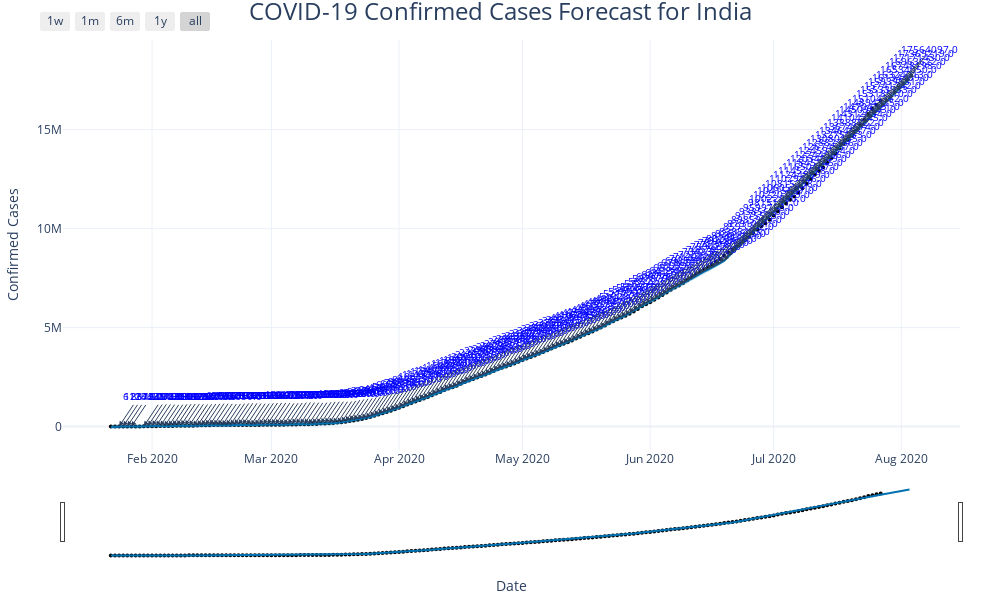

The notebook cell this image was saved under:
### Markdown cell above
Upgraded Plot

### Code cell
# Plotting the forecast using Plotly
fig_forecast = plot_plotly(model, forecast)

# Updating layout with more customization
fig_forecast.update_layout(
    title_text=f'COVID-19 Confirmed Cases Forecast for {country}',
    title_font_size=24,
    title_x=0.5,
    xaxis_title='Date',
    yaxis_title='Confirmed Cases',
    legend_title_text='Legend',
    width=1000,
    height=600,
    margin=dict(l=40, r=40, t=40, b=40),
    template='plotly_white'
)

# Adding annotations for better readability
annotations = []
for i in range(len(forecast)):
    if forecast['yhat'][i] > 0:
        annotations.append(
            go.layout.Annotation(
                x=forecast['ds'][i],
                y=forecast['yhat'][i],
                text=f"{round(forecast['yhat'][i], 0)}",
                showarrow=True,
                arrowhead=2,
                ax=20,
                ay=-30,
                font=dict(size=10, color='blue')
            )
        )

fig_forecast.update_layout(annotations=annotations)

# Displaying the forecast plot
fig_forecast.show()

### Figure 1 — Plotly figure (JSON) as saved in the notebook; plotly's stock layout.template omitted (floating-point values rounded to 4 significant figures; data arrays with more than 128 entries replaced by an {"elided": "..."} marker saying what was removed)
{"data": [{"marker": {"color": "black", "size": 4}, "mode": "markers", "name": "Actual", "type": "scatter", "x": {"elided": "188 str values"}, "y": {"elided": "188 int values"}}, {"hoverinfo": "skip", "line": {"width": 0}, "mode": "lines", "type": "scatter", "x": {"elided": "195 str values"}, "y": {"elided": "195 float values"}}, {"fill": "tonexty", "fillcolor": "rgba(0, 114, 178, 0.2)", "line": {"color": "#0072B2", "width": 2}, "mode": "lines", "name": "Predicted", "type": "scatter", "x": {"elided": "195 str values"}, "y": {"elided": "195 float values"}}, {"fill": "tonexty", "fillcolor": "rgba(0, 114, 178, 0.2)", "hoverinfo": "skip", "line": {"width": 0}, "mode": "lines", "type": "scatter", "x": {"elided": "195 str values"}, "y": {"elided": "195 float values"}}], "layout": {"annotations": [{"arrowhead": 2, "ax": 20, "ay": -30, "font": {"color": "blue", "size": 10}, "showarrow": true, "text": "6124.0", "x": "2020-01-24T00:00:00", "y": 6124.0}, {"arrowhead": 2, "ax": 20, "ay": -30, "font": {"color": "blue", "size": 10}, "showarrow": true, "text": "12379.0", "x": "2020-01-25T00:00:00", "y": 12380.0}, {"arrowhead": 2, "ax": 20, "ay": -30, "font": {"color": "blue", "size": 10}, "showarrow": true, "text": "8616.0", "x": "2020-01-26T00:00:00", "y": 8616.0}, {"arrowhead": 2, "ax": 20, "ay": -30, "font": {"color": "blue", "size": 10}, "showarrow": true, "text": "1942.0", "x": "2020-01-27T00:00:00", "y": 1942.0}, {"arrowhead": 2, "ax": 20, "ay": -30, "font": {"color": "blue", "size": 10}, "showarrow": true, "text": "11073.0", "x": "2020-01-30T00:00:00", "y": 11070.0}, {"arrowhead": 2, "ax": 20, "ay": -30, "font": {"color": "blue", "size": 10}, "showarrow": true, "text": "24943.0", "x": "2020-01-31T00:00:00", "y": 24940.0}, {"arrowhead": 2, "ax": 20, "ay": -30, "font": {"color": "blue", "size": 10}, "showarrow": true, "text": "31199.0", "x": "2020-02-01T00:00:00", "y": 31200.0}, {"arrowhead": 2, "ax": 20, "ay": -30, "font": {"color": "blue", "size": 10}, "showarrow": true, "text": "27435.0", "x": "2020-02-02T00:00:00", "y": 27430.0}, {"arrowhead": 2, "ax": 20, "ay": -30, "font": {"color": "blue", "size": 10}, "showarrow": true, "text": "20761.0", "x": "2020-02-03T00:00:00", "y": 20760.0}, {"arrowhead": 2, "ax": 20, "ay": -30, "font": {"color": "blue", "size": 10}, "showarrow": true, "text": "8811.0", "x": "2020-02-04T00:00:00", "y": 8811.0}, {"arrowhead": 2, "ax": 20, "ay": -30, "font": {"color": "blue", "size": 10}, "showarrow": true, "text": "17296.0", "x": "2020-02-05T00:00:00", "y": 17300.0}, {"arrowhead": 2, "ax": 20, "ay": -30, "font": {"color": "blue", "size": 10}, "showarrow": true, "text": "29892.0", "x": "2020-02-06T00:00:00", "y": 29890.0}, {"arrowhead": 2, "ax": 20, "ay": -30, "font": {"color": "blue", "size": 10}, "showarrow": true, "text": "43762.0", "x": "2020-02-07T00:00:00", "y": 43760.0}, {"arrowhead": 2, "ax": 20, "ay": -30, "font": {"color": "blue", "size": 10}, "showarrow": true, "text": "50018.0", "x": "2020-02-08T00:00:00", "y": 50020.0}, {"arrowhead": 2, "ax": 20, "ay": -30, "font": {"color": "blue", "size": 10}, "showarrow": true, "text": "46254.0", "x": "2020-02-09T00:00:00", "y": 46250.0}, {"arrowhead": 2, "ax": 20, "ay": -30, "font": {"color": "blue", "size": 10}, "showarrow": true, "text": "39580.0", "x": "2020-02-10T00:00:00", "y": 39580.0}, {"arrowhead": 2, "ax": 20, "ay": -30, "font": {"color": "blue", "size": 10}, "showarrow": true, "text": "27631.0", "x": "2020-02-11T00:00:00", "y": 27630.0}, {"arrowhead": 2, "ax": 20, "ay": -30, "font": {"color": "blue", "size": 10}, "showarrow": true, "text": "36115.0", "x": "2020-02-12T00:00:00", "y": 36110.0}, {"arrowhead": 2, "ax": 20, "ay": -30, "font": {"color": "blue", "size": 10}, "showarrow": true, "text": "48711.0", "x": "2020-02-13T00:00:00", "y": 48710.0}, {"arrowhead": 2, "ax": 20, "ay": -30, "font": {"color": "blue", "size": 10}, "showarrow": true, "text": "62581.0", "x": "2020-02-14T00:00:00", "y": 62580.0}, {"arrowhead": 2, "ax": 20, "ay": -30, "font": {"color": "blue", "size": 10}, "showarrow": true, "text": "68837.0", "x": "2020-02-15T00:00:00", "y": 68840.0}, {"arrowhead": 2, "ax": 20, "ay": -30, "font": {"color": "blue", "size": 10}, "showarrow": true, "text": "65073.0", "x": "2020-02-16T00:00:00", "y": 65070.0}, {"arrowhead": 2, "ax": 20, "ay": -30, "font": {"color": "blue", "size": 10}, "showarrow": true, "text": "58399.0", "x": "2020-02-17T00:00:00", "y": 58400.0}, {"arrowhead": 2, "ax": 20, "ay": -30, "font": {"color": "blue", "size": 10}, "showarrow": true, "text": "46450.0", "x": "2020-02-18T00:00:00", "y": 46450.0}, {"arrowhead": 2, "ax": 20, "ay": -30, "font": {"color": "blue", "size": 10}, "showarrow": true, "text": "54934.0", "x": "2020-02-19T00:00:00", "y": 54930.0}, {"arrowhead": 2, "ax": 20, "ay": -30, "font": {"color": "blue", "size": 10}, "showarrow": true, "text": "67530.0", "x": "2020-02-20T00:00:00", "y": 67530.0}, {"arrowhead": 2, "ax": 20, "ay": -30, "font": {"color": "blue", "size": 10}, "showarrow": true, "text": "81400.0", "x": "2020-02-21T00:00:00", "y": 81400.0}, {"arrowhead": 2, "ax": 20, "ay": -30, "font": {"color": "blue", "size": 10}, "showarrow": true, "text": "87656.0", "x": "2020-02-22T00:00:00", "y": 87660.0}, {"arrowhead": 2, "ax": 20, "ay": -30, "font": {"color": "blue", "size": 10}, "showarrow": true, "text": "83892.0", "x": "2020-02-23T00:00:00", "y": 83890.0}, {"arrowhead": 2, "ax": 20, "ay": -30, "font": {"color": "blue", "size": 10}, "showarrow": true, "text": "77218.0", "x": "2020-02-24T00:00:00", "y": 77220.0}, {"arrowhead": 2, "ax": 20, "ay": -30, "font": {"color": "blue", "size": 10}, "showarrow": true, "text": "65269.0", "x": "2020-02-25T00:00:00", "y": 65270.0}, {"arrowhead": 2, "ax": 20, "ay": -30, "font": {"color": "blue", "size": 10}, "showarrow": true, "text": "73753.0", "x": "2020-02-26T00:00:00", "y": 73750.0}, {"arrowhead": 2, "ax": 20, "ay": -30, "font": {"color": "blue", "size": 10}, "showarrow": true, "text": "86349.0", "x": "2020-02-27T00:00:00", "y": 86350.0}, {"arrowhead": 2, "ax": 20, "ay": -30, "font": {"color": "blue", "size": 10}, "showarrow": true, "text": "100220.0", "x": "2020-02-28T00:00:00", "y": 100200.0}, {"arrowhead": 2, "ax": 20, "ay": -30, "font": {"color": "blue", "size": 10}, "showarrow": true, "text": "106475.0", "x": "2020-02-29T00:00:00", "y": 106500.0}, {"arrowhead": 2, "ax": 20, "ay": -30, "font": {"color": "blue", "size": 10}, "showarrow": true, "text": "102711.0", "x": "2020-03-01T00:00:00", "y": 102700.0}, {"arrowhead": 2, "ax": 20, "ay": -30, "font": {"color": "blue", "size": 10}, "showarrow": true, "text": "96037.0", "x": "2020-03-02T00:00:00", "y": 96040.0}, {"arrowhead": 2, "ax": 20, "ay": -30, "font": {"color": "blue", "size": 10}, "showarrow": true, "text": "84088.0", "x": "2020-03-03T00:00:00", "y": 84090.0}, {"arrowhead": 2, "ax": 20, "ay": -30, "font": {"color": "blue", "size": 10}, "showarrow": true, "text": "92572.0", "x": "2020-03-04T00:00:00", "y": 92570.0}, {"arrowhead": 2, "ax": 20, "ay": -30, "font": {"color": "blue", "size": 10}, "showarrow": true, "text": "105851.0", "x": "2020-03-05T00:00:00", "y": 105900.0}, {"arrowhead": 2, "ax": 20, "ay": -30, "font": {"color": "blue", "size": 10}, "showarrow": true, "text": "120404.0", "x": "2020-03-06T00:00:00", "y": 120400.0}, {"arrowhead": 2, "ax": 20, "ay": -30, "font": {"color": "blue", "size": 10}, "showarrow": true, "text": "127342.0", "x": "2020-03-07T00:00:00", "y": 127300.0}, {"arrowhead": 2, "ax": 20, "ay": -30, "font": {"color": "blue", "size": 10}, "showarrow": true, "text": "124261.0", "x": "2020-03-08T00:00:00", "y": 124300.0}, {"arrowhead": 2, "ax": 20, "ay": -30, "font": {"color": "blue", "size": 10}, "showarrow": true, "text": "118270.0", "x": "2020-03-09T00:00:00", "y": 118300.0}, {"arrowhead": 2, "ax": 20, "ay": -30, "font": {"color": "blue", "size": 10}, "showarrow": true, "text": "107003.0", "x": "2020-03-10T00:00:00", "y": 107000.0}, {"arrowhead": 2, "ax": 20, "ay": -30, "font": {"color": "blue", "size": 10}, "showarrow": true, "text": "119882.0", "x": "2020-03-11T00:00:00", "y": 119900.0}, {"arrowhead": 2, "ax": 20, "ay": -30, "font": {"color": "blue", "size": 10}, "showarrow": true, "text": "136872.0", "x": "2020-03-12T00:00:00", "y": 136900.0}, {"arrowhead": 2, "ax": 20, "ay": -30, "font": {"color": "blue", "size": 10}, "showarrow": true, "text": "155136.0", "x": "2020-03-13T00:00:00", "y": 155100.0}, {"arrowhead": 2, "ax": 20, "ay": -30, "font": {"color": "blue", "size": 10}, "showarrow": true, "text": "165786.0", "x": "2020-03-14T00:00:00", "y": 165800.0}, {"arrowhead": 2, "ax": 20, "ay": -30, "font": {"color": "blue", "size": 10}, "showarrow": true, "text": "166416.0", "x": "2020-03-15T00:00:00", "y": 166400.0}, {"arrowhead": 2, "ax": 20, "ay": -30, "font": {"color": "blue", "size": 10}, "showarrow": true, "text": "164136.0", "x": "2020-03-16T00:00:00", "y": 164100.0}, {"arrowhead": 2, "ax": 20, "ay": -30, "font": {"color": "blue", "size": 10}, "showarrow": true, "text": "176591.0", "x": "2020-03-17T00:00:00", "y": 176600.0}, {"arrowhead": 2, "ax": 20, "ay": -30, "font": {"color": "blue", "size": 10}, "showarrow": true, "text": "209480.0", "x": "2020-03-18T00:00:00", "y": 209500.0}, {"arrowhead": 2, "ax": 20, "ay": -30, "font": {"color": "blue", "size": 10}, "showarrow": true, "text": "246480.0", "x": "2020-03-19T00:00:00", "y": 246500.0}, {"arrowhead": 2, "ax": 20, "ay": -30, "font": {"color": "blue", "size": 10}, "showarrow": true, "text": "284755.0", "x": "2020-03-20T00:00:00", "y": 284800.0}, {"arrowhead": 2, "ax": 20, "ay": -30, "font": {"color": "blue", "size": 10}, "showarrow": true, "text": "315415.0", "x": "2020-03-21T00:00:00", "y": 315400.0}, {"arrowhead": 2, "ax": 20, "ay": -30, "font": {"color": "blue", "size": 10}, "showarrow": true, "text": "336055.0", "x": "2020-03-22T00:00:00", "y": 336100.0}, {"arrowhead": 2, "ax": 20, "ay": -30, "font": {"color": "blue", "size": 10}, "showarrow": true, "text": "380471.0", "x": "2020-03-23T00:00:00", "y": 380500.0}, {"arrowhead": 2, "ax": 20, "ay": -30, "font": {"color": "blue", "size": 10}, "showarrow": true, "text": "419611.0", "x": "2020-03-24T00:00:00", "y": 419600.0}, {"arrowhead": 2, "ax": 20, "ay": -30, "font": {"color": "blue", "size": 10}, "showarrow": true, "text": "479184.0", "x": "2020-03-25T00:00:00", "y": 479200.0}, {"arrowhead": 2, "ax": 20, "ay": -30, "font": {"color": "blue", "size": 10}, "showarrow": true, "text": "542870.0", "x": "2020-03-26T00:00:00", "y": 542900.0}, {"arrowhead": 2, "ax": 20, "ay": -30, "font": {"color": "blue", "size": 10}, "showarrow": true, "text": "607830.0", "x": "2020-03-27T00:00:00", "y": 607800.0}, {"arrowhead": 2, "ax": 20, "ay": -30, "font": {"color": "blue", "size": 10}, "showarrow": true, "text": "665174.0", "x": "2020-03-28T00:00:00", "y": 665200.0}, {"arrowhead": 2, "ax": 20, "ay": -30, "font": {"color": "blue", "size": 10}, "showarrow": true, "text": "735005.0", "x": "2020-03-29T00:00:00", "y": 735000.0}, {"arrowhead": 2, "ax": 20, "ay": -30, "font": {"color": "blue", "size": 10}, "showarrow": true, "text": "801926.0", "x": "2020-03-30T00:00:00", "y": 801900.0}, {"arrowhead": 2, "ax": 20, "ay": -30, "font": {"color": "blue", "size": 10}, "showarrow": true, "text": "863571.0", "x": "2020-03-31T00:00:00", "y": 863600.0}, {"arrowhead": 2, "ax": 20, "ay": -30, "font": {"color": "blue", "size": 10}, "showarrow": true, "text": "945650.0", "x": "2020-04-01T00:00:00", "y": 945700.0}, {"arrowhead": 2, "ax": 20, "ay": -30, "font": {"color": "blue", "size": 10}, "showarrow": true, "text": "1031841.0", "x": "2020-04-02T00:00:00", "y": 1032000.0}, {"arrowhead": 2, "ax": 20, "ay": -30, "font": {"color": "blue", "size": 10}, "showarrow": true, "text": "1119306.0", "x": "2020-04-03T00:00:00", "y": 1119000.0}, {"arrowhead": 2, "ax": 20, "ay": -30, "font": {"color": "blue", "size": 10}, "showarrow": true, "text": "1202962.0", "x": "2020-04-04T00:00:00", "y": 1203000.0}, {"arrowhead": 2, "ax": 20, "ay": -30, "font": {"color": "blue", "size": 10}, "showarrow": true, "text": "1276600.0", "x": "2020-04-05T00:00:00", "y": 1277000.0}, {"arrowhead": 2, "ax": 20, "ay": -30, "font": {"color": "blue", "size": 10}, "showarrow": true, "text": "1347326.0", "x": "2020-04-06T00:00:00", "y": 1347000.0}, {"arrowhead": 2, "ax": 20, "ay": -30, "font": {"color": "blue", "size": 10}, "showarrow": true, "text": "1412778.0", "x": "2020-04-07T00:00:00", "y": 1413000.0}, {"arrowhead": 2, "ax": 20, "ay": -30, "font": {"color": "blue", "size": 10}, "showarrow": true, "text": "1498663.0", "x": "2020-04-08T00:00:00", "y": 1499000.0}, {"arrowhead": 2, "ax": 20, "ay": -30, "font": {"color": "blue", "size": 10}, "showarrow": true, "text": "1588898.0", "x": "2020-04-09T00:00:00", "y": 1589000.0}, {"arrowhead": 2, "ax": 20, "ay": -30, "font": {"color": "blue", "size": 10}, "showarrow": true, "text": "1680408.0", "x": "2020-04-10T00:00:00", "y": 1680000.0}, {"arrowhead": 2, "ax": 20, "ay": -30, "font": {"color": "blue", "size": 10}, "showarrow": true, "text": "1764303.0", "x": "2020-04-11T00:00:00", "y": 1764000.0}, {"arrowhead": 2, "ax": 20, "ay": -30, "font": {"color": "blue", "size": 10}, "showarrow": true, "text": "1838178.0", "x": "2020-04-12T00:00:00", "y": 1838000.0}, {"arrowhead": 2, "ax": 20, "ay": -30, "font": {"color": "blue", "size": 10}, "showarrow": true, "text": "1909143.0", "x": "2020-04-13T00:00:00", "y": 1909000.0}, {"arrowhead": 2, "ax": 20, "ay": -30, "font": {"color": "blue", "size": 10}, "showarrow": true, "text": "1974833.0", "x": "2020-04-14T00:00:00", "y": 1975000.0}, {"arrowhead": 2, "ax": 20, "ay": -30, "font": {"color": "blue", "size": 10}, "showarrow": true, "text": "2061029.0", "x": "2020-04-15T00:00:00", "y": 2061000.0}, {"arrowhead": 2, "ax": 20, "ay": -30, "font": {"color": "blue", "size": 10}, "showarrow": true, "text": "2151335.0", "x": "2020-04-16T00:00:00", "y": 2151000.0}, {"arrowhead": 2, "ax": 20, "ay": -30, "font": {"color": "blue", "size": 10}, "showarrow": true, "text": "2242917.0", "x": "2020-04-17T00:00:00", "y": 2243000.0}, {"arrowhead": 2, "ax": 20, "ay": -30, "font": {"color": "blue", "size": 10}, "showarrow": true, "text": "2326884.0", "x": "2020-04-18T00:00:00", "y": 2327000.0}, {"arrowhead": 2, "ax": 20, "ay": -30, "font": {"color": "blue", "size": 10}, "showarrow": true, "text": "2400831.0", "x": "2020-04-19T00:00:00", "y": 2401000.0}, {"arrowhead": 2, "ax": 20, "ay": -30, "font": {"color": "blue", "size": 10}, "showarrow": true, "text": "2471868.0", "x": "2020-04-20T00:00:00", "y": 2472000.0}, {"arrowhead": 2, "ax": 20, "ay": -30, "font": {"color": "blue", "size": 10}, "showarrow": true, "text": "2537630.0", "x": "2020-04-21T00:00:00", "y": 2538000.0}, {"arrowhead": 2, "ax": 20, "ay": -30, "font": {"color": "blue", "size": 10}, "showarrow": true, "text": "2623825.0", "x": "2020-04-22T00:00:00", "y": 2624000.0}, {"arrowhead": 2, "ax": 20, "ay": -30, "font": {"color": "blue", "size": 10}, "showarrow": true, "text": "2714132.0", "x": "2020-04-23T00:00:00", "y": 2714000.0}, {"arrowhead": 2, "ax": 20, "ay": -30, "font": {"color": "blue", "size": 10}, "showarrow": true, "text": "2805714.0", "x": "2020-04-24T00:00:00", "y": 2806000.0}, {"arrowhead": 2, "ax": 20, "ay": -30, "font": {"color": "blue", "size": 10}, "showarrow": true, "text": "2889680.0", "x": "2020-04-25T00:00:00", "y": 2890000.0}, {"arrowhead": 2, "ax": 20, "ay": -30, "font": {"color": "blue", "size": 10}, "showarrow": true, "text": "2963628.0", "x": "2020-04-26T00:00:00", "y": 2964000.0}, {"arrowhead": 2, "ax": 20, "ay": -30, "font": {"color": "blue", "size": 10}, "showarrow": true, "text": "3034860.0", "x": "2020-04-27T00:00:00", "y": 3035000.0}, {"arrowhead": 2, "ax": 20, "ay": -30, "font": {"color": "blue", "size": 10}, "showarrow": true, "text": "3100818.0", "x": "2020-04-28T00:00:00", "y": 3101000.0}, {"arrowhead": 2, "ax": 20, "ay": -30, "font": {"color": "blue", "size": 10}, "showarrow": true, "text": "3187208.0", "x": "2020-04-29T00:00:00", "y": 3187000.0}, {"arrowhead": 2, "ax": 20, "ay": -30, "font": {"color": "blue", "size": 10}, "showarrow": true, "text": "3277711.0", "x": "2020-04-30T00:00:00", "y": 3278000.0}, {"arrowhead": 2, "ax": 20, "ay": -30, "font": {"color": "blue", "size": 10}, "showarrow": true, "text": "3369488.0", "x": "2020-05-01T00:00:00", "y": 3369000.0}, {"arrowhead": 2, "ax": 20, "ay": -30, "font": {"color": "blue", "size": 10}, "showarrow": true, "text": "3453650.0", "x": "2020-05-02T00:00:00", "y": 3454000.0}, {"arrowhead": 2, "ax": 20, "ay": -30, "font": {"color": "blue", "size": 10}, "showarrow": true, "text": "3528810.0", "x": "2020-05-03T00:00:00", "y": 3529000.0}, {"arrowhead": 2, "ax": 20, "ay": -30, "font": {"color": "blue", "size": 10}, "showarrow": true, "text": "3601060.0", "x": "2020-05-04T00:00:00", "y": 3601000.0}, {"arrowhead": 2, "ax": 20, "ay": -30, "font": {"color": "blue", "size": 10}, "showarrow": true, "text": "3668034.0", "x": "2020-05-05T00:00:00", "y": 3668000.0}, {"arrowhead": 2, "ax": 20, "ay": -30, "font": {"color": "blue", "size": 10}, "showarrow": true, "text": "3755442.0", "x": "2020-05-06T00:00:00", "y": 3755000.0}, {"arrowhead": 2, "ax": 20, "ay": -30, "font": {"color": "blue", "size": 10}, "showarrow": true, "text": "3846962.0", "x": "2020-05-07T00:00:00", "y": 3847000.0}, {"arrowhead": 2, "ax": 20, "ay": -30, "font": {"color": "blue", "size": 10}, "showarrow": true, "text": "3939757.0", "x": "2020-05-08T00:00:00", "y": 3940000.0}, {"arrowhead": 2, "ax": 20, "ay": -30, "font": {"color": "blue", "size": 10}, "showarrow": true, "text": "4028465.0", "x": "2020-05-09T00:00:00", "y": 4028000.0}, {"arrowhead": 2, "ax": 20, "ay": -30, "font": {"color": "blue", "size": 10}, "showarrow": true, "text": "4107155.0", "x": "2020-05-10T00:00:00", "y": 4107000.0}, {"arrowhead": 2, "ax": 20, "ay": -30, "font": {"color": "blue", "size": 10}, "showarrow": true, "text": "4182934.0", "x": "2020-05-11T00:00:00", "y": 4183000.0}, {"arrowhead": 2, "ax": 20, "ay": -30, "font": {"color": "blue", "size": 10}, "showarrow": true, "text": "4253438.0", "x": "2020-05-12T00:00:00", "y": 4253000.0}, {"arrowhead": 2, "ax": 20, "ay": -30, "font": {"color": "blue", "size": 10}, "showarrow": true, "text": "4344376.0", "x": "2020-05-13T00:00:00", "y": 4344000.0}, {"arrowhead": 2, "ax": 20, "ay": -30, "font": {"color": "blue", "size": 10}, "showarrow": true, "text": "4439425.0", "x": "2020-05-14T00:00:00", "y": 4439000.0}, {"arrowhead": 2, "ax": 20, "ay": -30, "font": {"color": "blue", "size": 10}, "showarrow": true, "text": "4543886.0", "x": "2020-05-15T00:00:00", "y": 4544000.0}, {"arrowhead": 2, "ax": 20, "ay": -30, "font": {"color": "blue", "size": 10}, "showarrow": true, "text": "4640732.0", "x": "2020-05-16T00:00:00", "y": 4641000.0}, {"arrowhead": 2, "ax": 20, "ay": -30, "font": {"color": "blue", "size": 10}, "showarrow": true, "text": "4727559.0", "x": "2020-05-17T00:00:00", "y": 4728000.0}, {"arrowhead": 2, "ax": 20, "ay": -30, "font": {"color": "blue", "size": 10}, "showarrow": true, "text": "4811476.0", "x": "2020-05-18T00:00:00", "y": 4811000.0}, {"arrowhead": 2, "ax": 20, "ay": -30, "font": {"color": "blue", "size": 10}, "showarrow": true, "text": "4890117.0", "x": "2020-05-19T00:00:00", "y": 4890000.0}, {"arrowhead": 2, "ax": 20, "ay": -30, "font": {"color": "blue", "size": 10}, "showarrow": true, "text": "4989192.0", "x": "2020-05-20T00:00:00", "y": 4989000.0}, {"arrowhead": 2, "ax": 20, "ay": -30, "font": {"color": "blue", "size": 10}, "showarrow": true, "text": "5102825.0", "x": "2020-05-21T00:00:00", "y": 5103000.0}, {"arrowhead": 2, "ax": 20, "ay": -30, "font": {"color": "blue", "size": 10}, "showarrow": true, "text": "5217733.0", "x": "2020-05-22T00:00:00", "y": 5218000.0}, {"arrowhead": 2, "ax": 20, "ay": -30, "font": {"color": "blue", "size": 10}, "showarrow": true, "text": "5325026.0", "x": "2020-05-23T00:00:00", "y": 5325000.0}, {"arrowhead": 2, "ax": 20, "ay": -30, "font": {"color": "blue", "size": 10}, "showarrow": true, "text": "5422300.0", "x": "2020-05-24T00:00:00", "y": 5422000.0}, {"arrowhead": 2, "ax": 20, "ay": -30, "font": {"color": "blue", "size": 10}, "showarrow": true, "text": "5516663.0", "x": "2020-05-25T00:00:00", "y": 5517000.0}, {"arrowhead": 2, "ax": 20, "ay": -30, "font": {"color": "blue", "size": 10}, "showarrow": true, "text": "5605751.0", "x": "2020-05-26T00:00:00", "y": 5606000.0}, {"arrowhead": 2, "ax": 20, "ay": -30, "font": {"color": "blue", "size": 10}, "showarrow": true, "text": "5726935.0", "x": "2020-05-27T00:00:00", "y": 5727000.0}, {"arrowhead": 2, "ax": 20, "ay": -30, "font": {"color": "blue", "size": 10}, "showarrow": true, "text": "5852230.0", "x": "2020-05-28T00:00:00", "y": 5852000.0}, {"arrowhead": 2, "ax": 20, "ay": -30, "font": {"color": "blue", "size": 10}, "showarrow": true, "text": "5978799.0", "x": "2020-05-29T00:00:00", "y": 5979000.0}, {"arrowhead": 2, "ax": 20, "ay": -30, "font": {"color": "blue", "size": 10}, "showarrow": true, "text": "6097754.0", "x": "2020-05-30T00:00:00", "y": 6098000.0}, {"arrowhead": 2, "ax": 20, "ay": -30, "font": {"color": "blue", "size": 10}, "showarrow": true, "text": "6206690.0", "x": "2020-05-31T00:00:00", "y": 6207000.0}, {"arrowhead": 2, "ax": 20, "ay": -30, "font": {"color": "blue", "size": 10}, "showarrow": true, "text": "6312715.0", "x": "2020-06-01T00:00:00", "y": 6313000.0}, {"arrowhead": 2, "ax": 20, "ay": -30, "font": {"color": "blue", "size": 10}, "showarrow": true, "text": "6413464.0", "x": "2020-06-02T00:00:00", "y": 6413000.0}, {"arrowhead": 2, "ax": 20, "ay": -30, "font": {"color": "blue", "size": 10}, "showarrow": true, "text": "6534648.0", "x": "2020-06-03T00:00:00", "y": 6535000.0}, {"arrowhead": 2, "ax": 20, "ay": -30, "font": {"color": "blue", "size": 10}, "showarrow": true, "text": "6659943.0", "x": "2020-06-04T00:00:00", "y": 6660000.0}, {"arrowhead": 2, "ax": 20, "ay": -30, "font": {"color": "blue", "size": 10}, "showarrow": true, "text": "6786513.0", "x": "2020-06-05T00:00:00", "y": 6787000.0}, {"arrowhead": 2, "ax": 20, "ay": -30, "font": {"color": "blue", "size": 10}, "showarrow": true, "text": "6905467.0", "x": "2020-06-06T00:00:00", "y": 6905000.0}, {"arrowhead": 2, "ax": 20, "ay": -30, "font": {"color": "blue", "size": 10}, "showarrow": true, "text": "7014403.0", "x": "2020-06-07T00:00:00", "y": 7014000.0}, {"arrowhead": 2, "ax": 20, "ay": -30, "font": {"color": "blue", "size": 10}, "showarrow": true, "text": "7120428.0", "x": "2020-06-08T00:00:00", "y": 7120000.0}, {"arrowhead": 2, "ax": 20, "ay": -30, "font": {"color": "blue", "size": 10}, "showarrow": true, "text": "7221178.0", "x": "2020-06-09T00:00:00", "y": 7221000.0}, {"arrowhead": 2, "ax": 20, "ay": -30, "font": {"color": "blue", "size": 10}, "showarrow": true, "text": "7342361.0", "x": "2020-06-10T00:00:00", "y": 7342000.0}, {"arrowhead": 2, "ax": 20, "ay": -30, "font": {"color": "blue", "size": 10}, "showarrow": true, "text": "7467656.0", "x": "2020-06-11T00:00:00", "y": 7468000.0}, {"arrowhead": 2, "ax": 20, "ay": -30, "font": {"color": "blue", "size": 10}, "showarrow": true, "text": "7594226.0", "x": "2020-06-12T00:00:00", "y": 7594000.0}, {"arrowhead": 2, "ax": 20, "ay": -30, "font": {"color": "blue", "size": 10}, "showarrow": true, "text": "7713180.0", "x": "2020-06-13T00:00:00", "y": 7713000.0}, {"arrowhead": 2, "ax": 20, "ay": -30, "font": {"color": "blue", "size": 10}, "showarrow": true, "text": "7819375.0", "x": "2020-06-14T00:00:00", "y": 7819000.0}, {"arrowhead": 2, "ax": 20, "ay": -30, "font": {"color": "blue", "size": 10}, "showarrow": true, "text": "7922659.0", "x": "2020-06-15T00:00:00", "y": 7923000.0}, {"arrowhead": 2, "ax": 20, "ay": -30, "font": {"color": "blue", "size": 10}, "showarrow": true, "text": "8020668.0", "x": "2020-06-16T00:00:00", "y": 8021000.0}, {"arrowhead": 2, "ax": 20, "ay": -30, "font": {"color": "blue", "size": 10}, "showarrow": true, "text": "8139111.0", "x": "2020-06-17T00:00:00", "y": 8139000.0}, {"arrowhead": 2, "ax": 20, "ay": -30, "font": {"color": "blue", "size": 10}, "showarrow": true, "text": "8261665.0", "x": "2020-06-18T00:00:00", "y": 8262000.0}, {"arrowhead": 2, "ax": 20, "ay": -30, "font": {"color": "blue", "size": 10}, "showarrow": true, "text": "8385493.0", "x": "2020-06-19T00:00:00", "y": 8385000.0}, {"arrowhead": 2, "ax": 20, "ay": -30, "font": {"color": "blue", "size": 10}, "showarrow": true, "text": "8593302.0", "x": "2020-06-20T00:00:00", "y": 8593000.0}, {"arrowhead": 2, "ax": 20, "ay": -30, "font": {"color": "blue", "size": 10}, "showarrow": true, "text": "8791091.0", "x": "2020-06-21T00:00:00", "y": 8791000.0}, {"arrowhead": 2, "ax": 20, "ay": -30, "font": {"color": "blue", "size": 10}, "showarrow": true, "text": "8985969.0", "x": "2020-06-22T00:00:00", "y": 8986000.0}, {"arrowhead": 2, "ax": 20, "ay": -30, "font": {"color": "blue", "size": 10}, "showarrow": true, "text": "9175573.0", "x": "2020-06-23T00:00:00", "y": 9176000.0}, {"arrowhead": 2, "ax": 20, "ay": -30, "font": {"color": "blue", "size": 10}, "showarrow": true, "text": "9385610.0", "x": "2020-06-24T00:00:00", "y": 9386000.0}, {"arrowhead": 2, "ax": 20, "ay": -30, "font": {"color": "blue", "size": 10}, "showarrow": true, "text": "9599758.0", "x": "2020-06-25T00:00:00", "y": 9600000.0}, {"arrowhead": 2, "ax": 20, "ay": -30, "font": {"color": "blue", "size": 10}, "showarrow": true, "text": "9815181.0", "x": "2020-06-26T00:00:00", "y": 9815000.0}, {"arrowhead": 2, "ax": 20, "ay": -30, "font": {"color": "blue", "size": 10}, "showarrow": true, "text": "10022990.0", "x": "2020-06-27T00:00:00", "y": 10020000.0}, {"arrowhead": 2, "ax": 20, "ay": -30, "font": {"color": "blue", "size": 10}, "showarrow": true, "text": "10220779.0", "x": "2020-06-28T00:00:00", "y": 10220000.0}, {"arrowhead": 2, "ax": 20, "ay": -30, "font": {"color": "blue", "size": 10}, "showarrow": true, "text": "10415657.0", "x": "2020-06-29T00:00:00", "y": 10420000.0}, {"arrowhead": 2, "ax": 20, "ay": -30, "font": {"color": "blue", "size": 10}, "showarrow": true, "text": "10605261.0", "x": "2020-06-30T00:00:00", "y": 10610000.0}, {"arrowhead": 2, "ax": 20, "ay": -30, "font": {"color": "blue", "size": 10}, "showarrow": true, "text": "10815298.0", "x": "2020-07-01T00:00:00", "y": 10820000.0}, {"arrowhead": 2, "ax": 20, "ay": -30, "font": {"color": "blue", "size": 10}, "showarrow": true, "text": "11029446.0", "x": "2020-07-02T00:00:00", "y": 11030000.0}, {"arrowhead": 2, "ax": 20, "ay": -30, "font": {"color": "blue", "size": 10}, "showarrow": true, "text": "11244869.0", "x": "2020-07-03T00:00:00", "y": 11240000.0}, {"arrowhead": 2, "ax": 20, "ay": -30, "font": {"color": "blue", "size": 10}, "showarrow": true, "text": "11452678.0", "x": "2020-07-04T00:00:00", "y": 11450000.0}, {"arrowhead": 2, "ax": 20, "ay": -30, "font": {"color": "blue", "size": 10}, "showarrow": true, "text": "11650467.0", "x": "2020-07-05T00:00:00", "y": 11650000.0}, {"arrowhead": 2, "ax": 20, "ay": -30, "font": {"color": "blue", "size": 10}, "showarrow": true, "text": "11845345.0", "x": "2020-07-06T00:00:00", "y": 11850000.0}, {"arrowhead": 2, "ax": 20, "ay": -30, "font": {"color": "blue", "size": 10}, "showarrow": true, "text": "12034949.0", "x": "2020-07-07T00:00:00", "y": 12030000.0}, {"arrowhead": 2, "ax": 20, "ay": -30, "font": {"color": "blue", "size": 10}, "showarrow": true, "text": "12244986.0", "x": "2020-07-08T00:00:00", "y": 12240000.0}, {"arrowhead": 2, "ax": 20, "ay": -30, "font": {"color": "blue", "size": 10}, "showarrow": true, "text": "12459134.0", "x": "2020-07-09T00:00:00", "y": 12460000.0}, {"arrowhead": 2, "ax": 20, "ay": -30, "font": {"color": "blue", "size": 10}, "showarrow": true, "text": "12674557.0", "x": "2020-07-10T00:00:00", "y": 12670000.0}, {"arrowhead": 2, "ax": 20, "ay": -30, "font": {"color": "blue", "size": 10}, "showarrow": true, "text": "12882366.0", "x": "2020-07-11T00:00:00", "y": 12880000.0}, {"arrowhead": 2, "ax": 20, "ay": -30, "font": {"color": "blue", "size": 10}, "showarrow": true, "text": "13080155.0", "x": "2020-07-12T00:00:00", "y": 13080000.0}, {"arrowhead": 2, "ax": 20, "ay": -30, "font": {"color": "blue", "size": 10}, "showarrow": true, "text": "13275033.0", "x": "2020-07-13T00:00:00", "y": 13280000.0}, {"arrowhead": 2, "ax": 20, "ay": -30, "font": {"color": "blue", "size": 10}, "showarrow": true, "text": "13464637.0", "x": "2020-07-14T00:00:00", "y": 13460000.0}, {"arrowhead": 2, "ax": 20, "ay": -30, "font": {"color": "blue", "size": 10}, "showarrow": true, "text": "13674674.0", "x": "2020-07-15T00:00:00", "y": 13670000.0}, {"arrowhead": 2, "ax": 20, "ay": -30, "font": {"color": "blue", "size": 10}, "showarrow": true, "text": "13888822.0", "x": "2020-07-16T00:00:00", "y": 13890000.0}, {"arrowhead": 2, "ax": 20, "ay": -30, "font": {"color": "blue", "size": 10}, "showarrow": true, "text": "14104245.0", "x": "2020-07-17T00:00:00", "y": 14100000.0}, {"arrowhead": 2, "ax": 20, "ay": -30, "font": {"color": "blue", "size": 10}, "showarrow": true, "text": "14312054.0", "x": "2020-07-18T00:00:00", "y": 14310000.0}, {"arrowhead": 2, "ax": 20, "ay": -30, "font": {"color": "blue", "size": 10}, "showarrow": true, "text": "14509843.0", "x": "2020-07-19T00:00:00", "y": 14510000.0}, {"arrowhead": 2, "ax": 20, "ay": -30, "font": {"color": "blue", "size": 10}, "showarrow": true, "text": "14704721.0", "x": "2020-07-20T00:00:00", "y": 14700000.0}, {"arrowhead": 2, "ax": 20, "ay": -30, "font": {"color": "blue", "size": 10}, "showarrow": true, "text": "14894325.0", "x": "2020-07-21T00:00:00", "y": 14890000.0}, {"arrowhead": 2, "ax": 20, "ay": -30, "font": {"color": "blue", "size": 10}, "showarrow": true, "text": "15104362.0", "x": "2020-07-22T00:00:00", "y": 15100000.0}, {"arrowhead": 2, "ax": 20, "ay": -30, "font": {"color": "blue", "size": 10}, "showarrow": true, "text": "15318510.0", "x": "2020-07-23T00:00:00", "y": 15320000.0}, {"arrowhead": 2, "ax": 20, "ay": -30, "font": {"color": "blue", "size": 10}, "showarrow": true, "text": "15533933.0", "x": "2020-07-24T00:00:00", "y": 15530000.0}, {"arrowhead": 2, "ax": 20, "ay": -30, "font": {"color": "blue", "size": 10}, "showarrow": true, "text": "15741742.0", "x": "2020-07-25T00:00:00", "y": 15740000.0}, {"arrowhead": 2, "ax": 20, "ay": -30, "font": {"color": "blue", "size": 10}, "showarrow": true, "text": "15939531.0", "x": "2020-07-26T00:00:00", "y": 15940000.0}, {"arrowhead": 2, "ax": 20, "ay": -30, "font": {"color": "blue", "size": 10}, "showarrow": true, "text": "16134409.0", "x": "2020-07-27T00:00:00", "y": 16130000.0}, {"arrowhead": 2, "ax": 20, "ay": -30, "font": {"color": "blue", "size": 10}, "showarrow": true, "text": "16324013.0", "x": "2020-07-28T00:00:00", "y": 16320000.0}, {"arrowhead": 2, "ax": 20, "ay": -30, "font": {"color": "blue", "size": 10}, "showarrow": true, "text": "16534050.0", "x": "2020-07-29T00:00:00", "y": 16530000.0}, {"arrowhead": 2, "ax": 20, "ay": -30, "font": {"color": "blue", "size": 10}, "showarrow": true, "text": "16748198.0", "x": "2020-07-30T00:00:00", "y": 16750000.0}, {"arrowhead": 2, "ax": 20, "ay": -30, "font": {"color": "blue", "size": 10}, "showarrow": true, "text": "16963622.0", "x": "2020-07-31T00:00:00", "y": 16960000.0}, {"arrowhead": 2, "ax": 20, "ay": -30, "font": {"color": "blue", "size": 10}, "showarrow": true, "text": "17171430.0", "x": "2020-08-01T00:00:00", "y": 17170000.0}, {"arrowhead": 2, "ax": 20, "ay": -30, "font": {"color": "blue", "size": 10}, "showarrow": true, "text": "17369219.0", "x": "2020-08-02T00:00:00", "y": 17370000.0}, {"arrowhead": 2, "ax": 20, "ay": -30, "font": {"color": "blue", "size": 10}, "showarrow": true, "text": "17564097.0", "x": "2020-08-03T00:00:00", "y": 17560000.0}], "height": 600, "legend": {"title": {"text": "Legend"}}, "margin": {"b": 40, "l": 40, "r": 40, "t": 40}, "showlegend": false, "title": {"font": {"size": 24}, "text": "COVID-19 Confirmed Cases Forecast for India", "x": 0.5}, "width": 1000, "xaxis": {"rangeselector": {"buttons": [{"count": 7, "label": "1w", "step": "day", "stepmode": "backward"}, {"count": 1, "label": "1m", "step": "month", "stepmode": "backward"}, {"count": 6, "label": "6m", "step": "month", "stepmode": "backward"}, {"count": 1, "label": "1y", "step": "year", "stepmode": "backward"}, {"step": "all"}]}, "rangeslider": {"visible": true}, "title": {"text": "Date"}, "type": "date"}, "yaxis": {"title": {"text": "Confirmed Cases"}}}}
